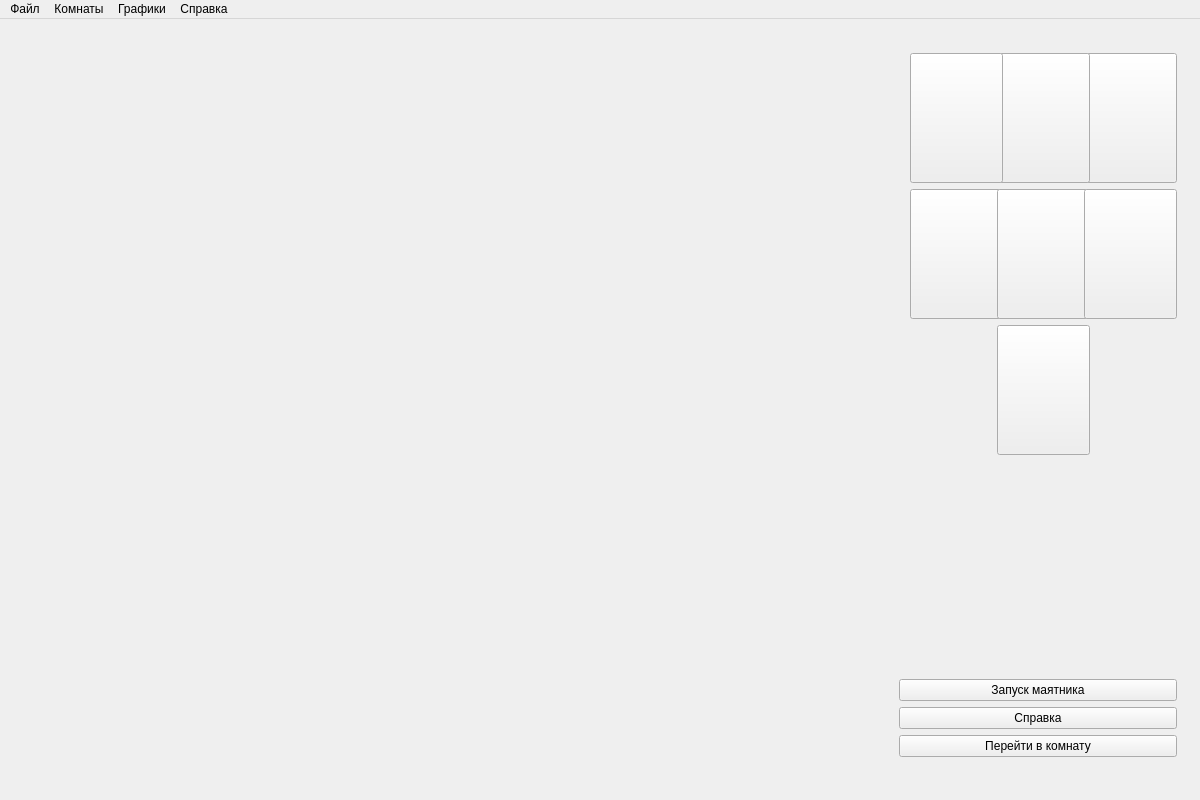
<?xml version="1.0" encoding="UTF-8"?>
<ui version="4.0">
 <class>MainWindow</class>
 <widget class="QMainWindow" name="MainWindow">
  <property name="geometry">
   <rect>
    <x>0</x>
    <y>0</y>
    <width>1200</width>
    <height>800</height>
   </rect>
  </property>
  <property name="windowTitle">
   <string>Осцилляторы</string>
  </property>
  <widget class="QWidget" name="centralWidget">
   <layout class="QGridLayout" name="gridLayout">
    <item row="0" column="0">
     <widget class="QWidget" name="w" native="true">
      <layout class="QHBoxLayout" name="horizontalLayout">
       <property name="spacing">
        <number>1</number>
       </property>
       <property name="leftMargin">
        <number>1</number>
       </property>
       <property name="topMargin">
        <number>1</number>
       </property>
       <property name="rightMargin">
        <number>1</number>
       </property>
       <property name="bottomMargin">
        <number>1</number>
       </property>
       <item>
        <widget class="QWidget" name="dvid" native="true"/>
       </item>
       <item>
        <spacer name="horizontalSpacer">
         <property name="orientation">
          <enum>Qt::Horizontal</enum>
         </property>
         <property name="sizeType">
          <enum>QSizePolicy::Fixed</enum>
         </property>
         <property name="sizeHint" stdset="0">
          <size>
           <width>5</width>
           <height>5</height>
          </size>
         </property>
        </spacer>
       </item>
       <item>
        <widget class="QWidget" name="control" native="true">
         <property name="minimumSize">
          <size>
           <width>300</width>
           <height>0</height>
          </size>
         </property>
         <property name="maximumSize">
          <size>
           <width>300</width>
           <height>16777215</height>
          </size>
         </property>
         <layout class="QVBoxLayout" name="verticalLayout">
          <item>
           <widget class="QWidget" name="numbers" native="true">
            <layout class="QGridLayout" name="gridLayout_2">
             <item row="1" column="4">
              <widget class="QPushButton" name="room3">
               <property name="minimumSize">
                <size>
                 <width>93</width>
                 <height>130</height>
                </size>
               </property>
               <property name="maximumSize">
                <size>
                 <width>93</width>
                 <height>130</height>
                </size>
               </property>
               <property name="styleSheet">
                <string notr="true">background-image: url(:/Res/3.jpg);</string>
               </property>
              </widget>
             </item>
             <item row="2" column="1">
              <widget class="QPushButton" name="room4">
               <property name="minimumSize">
                <size>
                 <width>93</width>
                 <height>130</height>
                </size>
               </property>
               <property name="maximumSize">
                <size>
                 <width>93</width>
                 <height>130</height>
                </size>
               </property>
               <property name="styleSheet">
                <string notr="true">background-image: url(:/Res/4.jpg);</string>
               </property>
              </widget>
             </item>
             <item row="2" column="2">
              <widget class="QPushButton" name="room5">
               <property name="minimumSize">
                <size>
                 <width>93</width>
                 <height>130</height>
                </size>
               </property>
               <property name="maximumSize">
                <size>
                 <width>93</width>
                 <height>130</height>
                </size>
               </property>
               <property name="styleSheet">
                <string notr="true">background-image: url(:/Res/5.jpg);</string>
               </property>
              </widget>
             </item>
             <item row="1" column="2">
              <widget class="QPushButton" name="room2">
               <property name="minimumSize">
                <size>
                 <width>93</width>
                 <height>130</height>
                </size>
               </property>
               <property name="maximumSize">
                <size>
                 <width>93</width>
                 <height>130</height>
                </size>
               </property>
               <property name="styleSheet">
                <string notr="true">background-image: url(:/Res/2.jpg);</string>
               </property>
              </widget>
             </item>
             <item row="2" column="4">
              <widget class="QPushButton" name="room6">
               <property name="minimumSize">
                <size>
                 <width>93</width>
                 <height>130</height>
                </size>
               </property>
               <property name="maximumSize">
                <size>
                 <width>93</width>
                 <height>130</height>
                </size>
               </property>
               <property name="styleSheet">
                <string notr="true">background-image: url(:/Res/6.jpg);</string>
               </property>
              </widget>
             </item>
             <item row="1" column="1">
              <widget class="QPushButton" name="room1">
               <property name="minimumSize">
                <size>
                 <width>93</width>
                 <height>130</height>
                </size>
               </property>
               <property name="maximumSize">
                <size>
                 <width>93</width>
                 <height>130</height>
                </size>
               </property>
               <property name="styleSheet">
                <string notr="true">background-image: url(:/Res/1.jpg);</string>
               </property>
               <property name="autoDefault">
                <bool>false</bool>
               </property>
              </widget>
             </item>
             <item row="3" column="2">
              <widget class="QPushButton" name="room7">
               <property name="minimumSize">
                <size>
                 <width>93</width>
                 <height>130</height>
                </size>
               </property>
               <property name="maximumSize">
                <size>
                 <width>93</width>
                 <height>130</height>
                </size>
               </property>
               <property name="styleSheet">
                <string notr="true">background-image: url(:/Res/7.jpg);</string>
               </property>
              </widget>
             </item>
            </layout>
           </widget>
          </item>
          <item>
           <widget class="QStackedWidget" name="setup">
            <property name="sizePolicy">
             <sizepolicy hsizetype="Preferred" vsizetype="Fixed">
              <horstretch>0</horstretch>
              <verstretch>0</verstretch>
             </sizepolicy>
            </property>
            <widget class="QWidget" name="setupPage1"/>
           </widget>
          </item>
          <item>
           <spacer name="verticalSpacer">
            <property name="orientation">
             <enum>Qt::Vertical</enum>
            </property>
            <property name="sizeHint" stdset="0">
             <size>
              <width>20</width>
              <height>40</height>
             </size>
            </property>
           </spacer>
          </item>
          <item>
           <widget class="QStackedWidget" name="status">
            <property name="sizePolicy">
             <sizepolicy hsizetype="Preferred" vsizetype="Fixed">
              <horstretch>0</horstretch>
              <verstretch>0</verstretch>
             </sizepolicy>
            </property>
            <property name="minimumSize">
             <size>
              <width>0</width>
              <height>0</height>
             </size>
            </property>
            <property name="maximumSize">
             <size>
              <width>16777215</width>
              <height>16777215</height>
             </size>
            </property>
            <property name="contextMenuPolicy">
             <enum>Qt::DefaultContextMenu</enum>
            </property>
            <property name="acceptDrops">
             <bool>false</bool>
            </property>
            <widget class="QWidget" name="statusPage1"/>
           </widget>
          </item>
          <item>
           <widget class="QPushButton" name="startBut">
            <property name="text">
             <string>Запуск маятника</string>
            </property>
           </widget>
          </item>
          <item>
           <widget class="QPushButton" name="pushButton_2">
            <property name="minimumSize">
             <size>
              <width>0</width>
              <height>0</height>
             </size>
            </property>
            <property name="text">
             <string>Справка</string>
            </property>
           </widget>
          </item>
          <item>
           <widget class="QPushButton" name="pushButton">
            <property name="text">
             <string>Перейти в комнату</string>
            </property>
           </widget>
          </item>
          <item>
           <widget class="QLabel" name="Nstu">
            <property name="maximumSize">
             <size>
              <width>16777215</width>
              <height>120</height>
             </size>
            </property>
            <property name="text">
             <string/>
            </property>
            <property name="textFormat">
             <enum>Qt::AutoText</enum>
            </property>
            <property name="pixmap">
             <pixmap resource="resq.qrc">:/Res/NSTU.png</pixmap>
            </property>
            <property name="scaledContents">
             <bool>true</bool>
            </property>
            <property name="alignment">
             <set>Qt::AlignLeading|Qt::AlignLeft|Qt::AlignVCenter</set>
            </property>
            <property name="wordWrap">
             <bool>false</bool>
            </property>
           </widget>
          </item>
         </layout>
        </widget>
       </item>
      </layout>
     </widget>
    </item>
   </layout>
  </widget>
  <widget class="QMenuBar" name="menuBar">
   <property name="geometry">
    <rect>
     <x>0</x>
     <y>0</y>
     <width>1200</width>
     <height>21</height>
    </rect>
   </property>
   <widget class="QMenu" name="menu">
    <property name="title">
     <string>Файл</string>
    </property>
    <addaction name="action_3"/>
   </widget>
   <widget class="QMenu" name="menu_3">
    <property name="title">
     <string>Справка</string>
    </property>
    <addaction name="action"/>
    <addaction name="separator"/>
    <addaction name="action_2"/>
   </widget>
   <widget class="QMenu" name="menu_4">
    <property name="title">
     <string>Комнаты</string>
    </property>
    <addaction name="action_5"/>
    <addaction name="action_6"/>
    <addaction name="action_7"/>
    <addaction name="action_8"/>
    <addaction name="action_9"/>
    <addaction name="action_10"/>
    <addaction name="action_4"/>
    <addaction name="action_11"/>
   </widget>
   <widget class="QMenu" name="menu_2">
    <property name="enabled">
     <bool>true</bool>
    </property>
    <property name="tabletTracking">
     <bool>false</bool>
    </property>
    <property name="autoFillBackground">
     <bool>false</bool>
    </property>
    <property name="title">
     <string>Графики</string>
    </property>
   </widget>
   <addaction name="menu"/>
   <addaction name="menu_4"/>
   <addaction name="menu_2"/>
   <addaction name="menu_3"/>
  </widget>
  <action name="action">
   <property name="text">
    <string>О программе</string>
   </property>
  </action>
  <action name="action_2">
   <property name="text">
    <string>Инструкция</string>
   </property>
  </action>
  <action name="action_3">
   <property name="text">
    <string>Выход</string>
   </property>
   <property name="shortcut">
    <string/>
   </property>
  </action>
  <action name="action_5">
   <property name="text">
    <string>Колебания торсионного маятника</string>
   </property>
  </action>
  <action name="action_6">
   <property name="text">
    <string>Моделирование прецессии и нутации гироскопа</string>
   </property>
  </action>
  <action name="action_7">
   <property name="text">
    <string>Колебания жесткого математического маятника с большими амплитудами</string>
   </property>
  </action>
  <action name="action_8">
   <property name="text">
    <string>Измерение скорости пули с помощью баллистического маятника</string>
   </property>
  </action>
  <action name="action_9">
   <property name="text">
    <string>Колебания связанных физических маятников</string>
   </property>
  </action>
  <action name="action_10">
   <property name="text">
    <string>Колебания оборотного маятника</string>
   </property>
  </action>
  <action name="action_4">
   <property name="text">
    <string>Колебания маятника Галилея </string>
   </property>
  </action>
  <action name="action_11">
   <property name="text">
    <string>Колебания электростатического маятника</string>
   </property>
  </action>
 </widget>
 <layoutdefault spacing="6" margin="11"/>
 <resources>
  <include location="resq.qrc"/>
 </resources>
 <connections/>
</ui>
